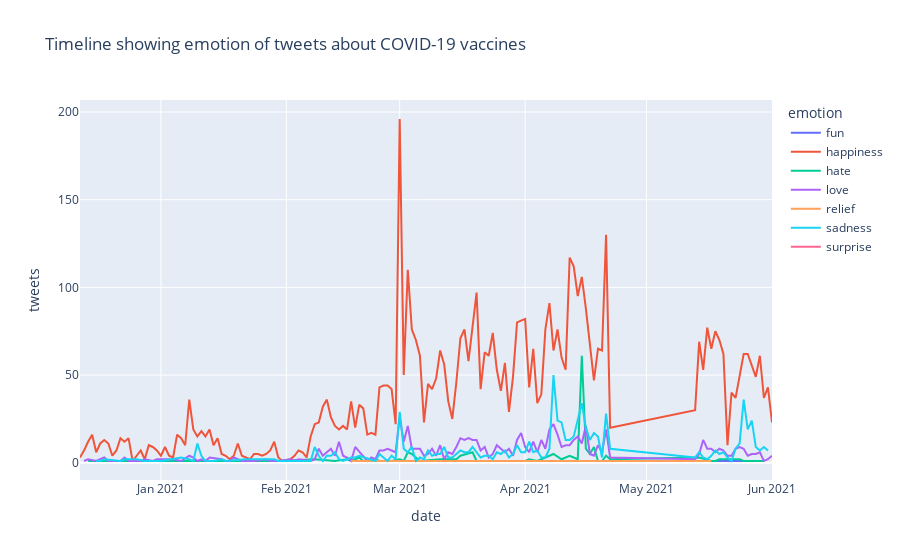

Notebook source saved alongside this figure:
### Code cell
emo_overtime = data[~data.emotion.isin(['neutral','worry'])].groupby(['date', 'emotion']).agg(**{'tweets': ('id', 'count')}).reset_index().dropna()
fig = px.line(emo_overtime, x='date', y='tweets', color='emotion', category_orders={'emotion': ['anger', 'boredom', 'enthusiasm', 'fun', 'happiness', 'hate', 'love', 'neutral', 'relief', 'sadness', 'surprise', 'worry']},
             title='Timeline showing emotion of tweets about COVID-19 vaccines')
fig.show()

### Figure 1 — Plotly figure (JSON) as saved in the notebook; plotly's stock layout.template omitted (floating-point values rounded to 4 significant figures; data arrays with more than 128 entries replaced by an {"elided": "..."} marker saying what was removed)
{"data": [{"hovertemplate": "emotion=fun<br>date=%{x}<br>tweets=%{y}<extra></extra>", "legendgroup": "fun", "line": {"color": "#636efa", "dash": "solid"}, "mode": "lines", "name": "fun", "orientation": "v", "showlegend": true, "type": "scatter", "x": ["2021-03-23", "2021-05-27"], "xaxis": "x", "y": [1, 1], "yaxis": "y"}, {"hovertemplate": "emotion=happiness<br>date=%{x}<br>tweets=%{y}<extra></extra>", "legendgroup": "happiness", "line": {"color": "#EF553B", "dash": "solid"}, "mode": "lines", "name": "happiness", "orientation": "v", "showlegend": true, "type": "scatter", "x": {"elided": "151 str values"}, "xaxis": "x", "y": {"elided": "151 int values"}, "yaxis": "y"}, {"hovertemplate": "emotion=hate<br>date=%{x}<br>tweets=%{y}<extra></extra>", "legendgroup": "hate", "line": {"color": "#00cc96", "dash": "solid"}, "mode": "lines", "name": "hate", "orientation": "v", "showlegend": true, "type": "scatter", "x": ["2020-12-14", "2021-01-30", "2021-02-08", "2021-02-12", "2021-02-13", "2021-02-16", "2021-02-17", "2021-02-18", "2021-02-19", "2021-02-20", "2021-02-21", "2021-02-22", "2021-02-23", "2021-02-24", "2021-02-25", "2021-02-26", "2021-02-27", "2021-03-01", "2021-03-02", "2021-03-03", "2021-03-04", "2021-03-05", "2021-03-06", "2021-03-11", "2021-03-15", "2021-03-16", "2021-03-19", "2021-03-20", "2021-03-25", "2021-03-26", "2021-03-27", "2021-03-30", "2021-03-31", "2021-04-01", "2021-04-02", "2021-04-04", "2021-04-07", "2021-04-08", "2021-04-10", "2021-04-11", "2021-04-12", "2021-04-13", "2021-04-14", "2021-04-15", "2021-04-16", "2021-04-17", "2021-04-18", "2021-04-19", "2021-04-20", "2021-04-21", "2021-04-22", "2021-05-14", "2021-05-17", "2021-05-18", "2021-05-19", "2021-05-20", "2021-05-24", "2021-05-25", "2021-05-29", "2021-05-30"], "xaxis": "x", "y": [1, 1, 2, 1, 1, 2, 1, 2, 3, 1, 1, 1, 2, 1, 1, 1, 1, 2, 1, 6, 5, 3, 1, 2, 2, 4, 6, 1, 1, 1, 1, 1, 1, 1, 2, 1, 4, 5, 2, 3, 4, 3, 2, 61, 8, 5, 9, 1, 1, 4, 2, 3, 1, 1, 2, 2, 2, 1, 1, 1], "yaxis": "y"}, {"hovertemplate": "emotion=love<br>date=%{x}<br>tweets=%{y}<extra></extra>", "legendgroup": "love", "line": {"color": "#ab63fa", "dash": "solid"}, "mode": "lines", "name": "love", "orientation": "v", "showlegend": true, "type": "scatter", "x": {"elided": "133 str values"}, "xaxis": "x", "y": {"elided": "133 int values"}, "yaxis": "y"}, {"hovertemplate": "emotion=relief<br>date=%{x}<br>tweets=%{y}<extra></extra>", "legendgroup": "relief", "line": {"color": "#FFA15A", "dash": "solid"}, "mode": "lines", "name": "relief", "orientation": "v", "showlegend": true, "type": "scatter", "x": ["2021-02-17", "2021-03-22", "2021-04-02", "2021-04-06", "2021-04-08", "2021-05-17"], "xaxis": "x", "y": [1, 1, 1, 1, 1, 1], "yaxis": "y"}, {"hovertemplate": "emotion=sadness<br>date=%{x}<br>tweets=%{y}<extra></extra>", "legendgroup": "sadness", "line": {"color": "#19d3f3", "dash": "solid"}, "mode": "lines", "name": "sadness", "orientation": "v", "showlegend": true, "type": "scatter", "x": ["2020-12-16", "2020-12-17", "2020-12-18", "2020-12-22", "2020-12-23", "2020-12-26", "2020-12-28", "2020-12-30", "2020-12-31", "2021-01-01", "2021-01-06", "2021-01-08", "2021-01-09", "2021-01-10", "2021-01-11", "2021-01-12", "2021-01-13", "2021-01-14", "2021-01-16", "2021-01-17", "2021-01-22", "2021-01-29", "2021-01-30", "2021-02-05", "2021-02-07", "2021-02-08", "2021-02-09", "2021-02-10", "2021-02-11", "2021-02-12", "2021-02-13", "2021-02-14", "2021-02-15", "2021-02-17", "2021-02-18", "2021-02-19", "2021-02-23", "2021-02-24", "2021-02-25", "2021-02-26", "2021-02-27", "2021-02-28", "2021-03-01", "2021-03-02", "2021-03-03", "2021-03-04", "2021-03-05", "2021-03-06", "2021-03-07", "2021-03-08", "2021-03-09", "2021-03-10", "2021-03-11", "2021-03-12", "2021-03-13", "2021-03-14", "2021-03-15", "2021-03-16", "2021-03-17", "2021-03-18", "2021-03-19", "2021-03-20", "2021-03-21", "2021-03-22", "2021-03-23", "2021-03-24", "2021-03-25", "2021-03-26", "2021-03-27", "2021-03-28", "2021-03-29", "2021-03-30", "2021-03-31", "2021-04-01", "2021-04-02", "2021-04-03", "2021-04-04", "2021-04-05", "2021-04-06", "2021-04-07", "2021-04-08", "2021-04-09", "2021-04-10", "2021-04-11", "2021-04-12", "2021-04-13", "2021-04-14", "2021-04-15", "2021-04-16", "2021-04-17", "2021-04-18", "2021-04-19", "2021-04-20", "2021-04-21", "2021-04-22", "2021-05-13", "2021-05-14", "2021-05-15", "2021-05-16", "2021-05-17", "2021-05-18", "2021-05-19", "2021-05-20", "2021-05-21", "2021-05-22", "2021-05-23", "2021-05-24", "2021-05-25", "2021-05-26", "2021-05-27", "2021-05-28", "2021-05-29", "2021-05-30", "2021-05-31"], "xaxis": "x", "y": [1, 1, 2, 1, 2, 2, 1, 1, 1, 1, 3, 2, 1, 11, 4, 1, 1, 1, 2, 1, 2, 2, 1, 1, 1, 9, 4, 1, 4, 4, 6, 2, 1, 3, 3, 4, 1, 5, 3, 1, 4, 2, 29, 8, 6, 9, 1, 3, 2, 7, 4, 5, 5, 9, 3, 3, 5, 7, 6, 6, 9, 6, 3, 4, 4, 2, 6, 5, 7, 3, 5, 10, 6, 6, 12, 6, 7, 3, 3, 8, 50, 24, 23, 13, 13, 15, 25, 34, 20, 13, 17, 15, 3, 28, 8, 3, 6, 3, 2, 4, 7, 5, 6, 3, 1, 8, 11, 36, 19, 24, 9, 7, 9, 7], "yaxis": "y"}, {"hovertemplate": "emotion=surprise<br>date=%{x}<br>tweets=%{y}<extra></extra>", "legendgroup": "surprise", "line": {"color": "#FF6692", "dash": "solid"}, "mode": "lines", "name": "surprise", "orientation": "v", "showlegend": true, "type": "scatter", "x": ["2021-02-09"], "xaxis": "x", "y": [1], "yaxis": "y"}], "layout": {"legend": {"title": {"text": "emotion"}, "tracegroupgap": 0}, "title": {"text": "Timeline showing emotion of tweets about COVID-19 vaccines"}, "xaxis": {"anchor": "y", "domain": [0, 1], "title": {"text": "date"}}, "yaxis": {"anchor": "x", "domain": [0, 1], "title": {"text": "tweets"}}}}
